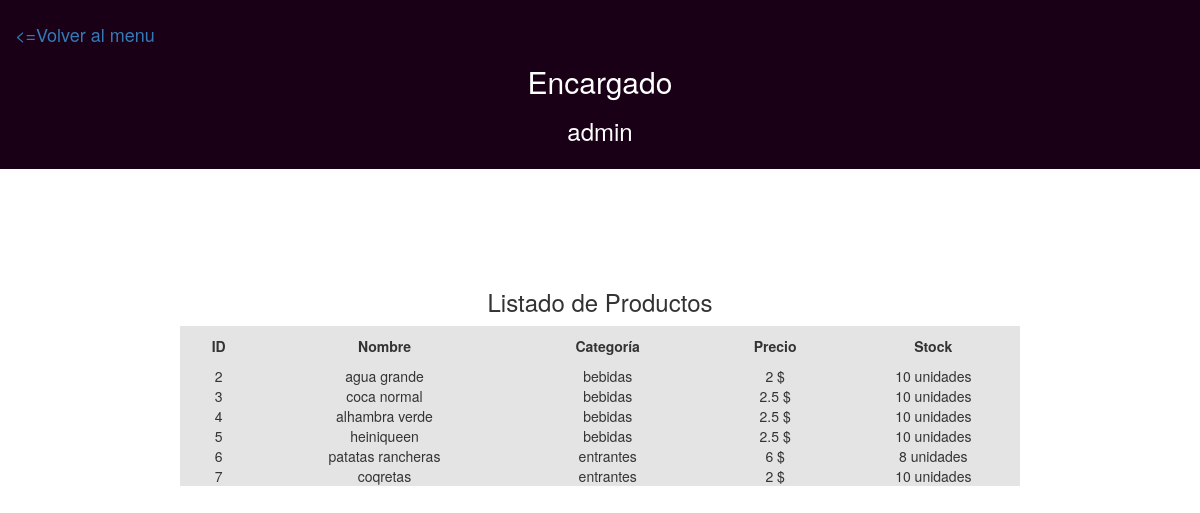
/encargado/listadoProductos.php (signed in), run on the app's committed database.
### tables this page shows
CREATE TABLE `productos` (
  `id` int(11) NOT NULL,
  `nombre` varchar(50) NOT NULL,
  `categoria` varchar(50) NOT NULL,
  `precio` float NOT NULL,
  `stock` int(10) NOT NULL
);

### encargado/listadoProductos.php (the view, shortened to what this page needs)
<?php
include "../conexion.php";
?>
<!DOCTYPE html>
<html lang="en">
<head>
    <link rel="stylesheet" href="../styles.css">
    <link rel="stylesheet" href="https://maxcdn.bootstrapcdn.com/bootstrap/3.4.1/css/bootstrap.min.css">
</head>
<body>
    <nav>
        <div class="volver">
            <h4><a href="menuEncargado.php">
                    <=Volver al menu
                        </a>
            </h4>
        </div>
        <div class="centrar">
            <h2>Encargado</h2>
            <?php
            $nombre = $_SESSION['nombre'];
            echo "<h3>$nombre</h3>";
            ?>
        </div>
    </nav>
    <section>
        <div>
            <h3>Listado de Productos</h3>
        </div>
        <table>
            <tr>
                <th>ID</th>
                <th>Nombre</th>
                <th>Categoría</th>
                <th>Precio </th>
                <th>Stock</th>
            </tr>
            <?php
            $consulta = "SELECT * FROM productos";
            $resultado = mysqli_query($conn, $consulta);
            while ($fila = mysqli_fetch_array($resultado)) {
                $id = $fila['id'];
                $nombre = $fila['nombre'];
                $categ = $fila['categoria'];
                $precio = $fila['precio'];
                $stock = $fila['stock'];
                echo "<tr>";
                echo "<td>$id</td>";
                echo "<td>$nombre</td>";
                echo "<td>$categ</td>";
                echo "<td>$precio $</td>";
                echo "<td>$stock unidades</td>";
                echo "</tr>";
            }
            ?>
        </table>
    </section>
</body>
</html>

### styles.css (style rules this page uses)
body { margin: 0 auto; }
nav { background-color: rgb(26, 0, 23); color: white; padding: 15px; }
nav .volver { justify-content: left; }
nav .centrar { text-align: center; }
section { margin-top: 10%; text-align: center; }
table { width: 70%; padding: 20px; margin: 0 auto; }
tbody th { text-align: center; padding: 10px; }
section { margin-bottom: 10px; }

### data on the page
productos: id "2", nombre "agua grande", categoria "bebidas", precio "2", stock "10"
productos: id "3", nombre "coca normal", categoria "bebidas", precio "2.5", stock "10"
productos: id "4", nombre "alhambra verde", categoria "bebidas", precio "2.5", stock "10"
productos: id "5", nombre "heiniqueen", categoria "bebidas", precio "2.5", stock "10"
productos: id "6", nombre "patatas rancheras", categoria "entrantes", precio "6", stock "8"
productos: id "7", nombre "coqretas", categoria "entrantes", precio "2", stock "10"

### other printed values
$nombre "admin"
